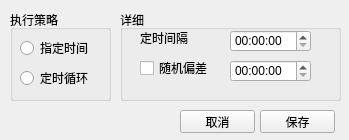
<?xml version="1.0" encoding="UTF-8"?>
<ui version="4.0">
 <class>Form</class>
 <widget class="QWidget" name="Form">
  <property name="geometry">
   <rect>
    <x>0</x>
    <y>0</y>
    <width>349</width>
    <height>140</height>
   </rect>
  </property>
  <property name="windowTitle">
   <string>Form</string>
  </property>
  <widget class="QGroupBox" name="groupBox">
   <property name="geometry">
    <rect>
     <x>10</x>
     <y>10</y>
     <width>101</width>
     <height>91</height>
    </rect>
   </property>
   <property name="title">
    <string>执行策略</string>
   </property>
   <widget class="QRadioButton" name="radioButton_2">
    <property name="geometry">
     <rect>
      <x>10</x>
      <y>30</y>
      <width>89</width>
      <height>16</height>
     </rect>
    </property>
    <property name="text">
     <string>指定时间</string>
    </property>
   </widget>
   <widget class="QRadioButton" name="radioButton_4">
    <property name="geometry">
     <rect>
      <x>10</x>
      <y>60</y>
      <width>89</width>
      <height>16</height>
     </rect>
    </property>
    <property name="text">
     <string>定时循环</string>
    </property>
   </widget>
  </widget>
  <widget class="QGroupBox" name="groupBox_2">
   <property name="geometry">
    <rect>
     <x>120</x>
     <y>10</y>
     <width>221</width>
     <height>91</height>
    </rect>
   </property>
   <property name="title">
    <string>详细</string>
   </property>
   <widget class="QStackedWidget" name="stackedWidget">
    <property name="geometry">
     <rect>
      <x>10</x>
      <y>20</y>
      <width>201</width>
      <height>61</height>
     </rect>
    </property>
    <property name="currentIndex">
     <number>0</number>
    </property>
    <widget class="QWidget" name="page">
     <widget class="QLabel" name="label_2">
      <property name="geometry">
       <rect>
        <x>10</x>
        <y>0</y>
        <width>61</width>
        <height>16</height>
       </rect>
      </property>
      <property name="text">
       <string>定时间隔</string>
      </property>
     </widget>
     <widget class="QTimeEdit" name="timeEdit_2">
      <property name="geometry">
       <rect>
        <x>100</x>
        <y>30</y>
        <width>81</width>
        <height>22</height>
       </rect>
      </property>
     </widget>
     <widget class="QCheckBox" name="checkBox">
      <property name="geometry">
       <rect>
        <x>10</x>
        <y>30</y>
        <width>71</width>
        <height>16</height>
       </rect>
      </property>
      <property name="text">
       <string>随机偏差</string>
      </property>
     </widget>
    </widget>
    <widget class="QWidget" name="page_2">
     <widget class="QDateTimeEdit" name="dateTimeEdit">
      <property name="geometry">
       <rect>
        <x>20</x>
        <y>30</y>
        <width>194</width>
        <height>22</height>
       </rect>
      </property>
     </widget>
     <widget class="QLabel" name="label">
      <property name="geometry">
       <rect>
        <x>20</x>
        <y>10</y>
        <width>54</width>
        <height>12</height>
       </rect>
      </property>
      <property name="text">
       <string>指定时间</string>
      </property>
     </widget>
    </widget>
   </widget>
   <widget class="QTimeEdit" name="timeEdit">
    <property name="geometry">
     <rect>
      <x>110</x>
      <y>20</y>
      <width>81</width>
      <height>22</height>
     </rect>
    </property>
   </widget>
  </widget>
  <widget class="QPushButton" name="pushButton">
   <property name="geometry">
    <rect>
     <x>260</x>
     <y>110</y>
     <width>75</width>
     <height>23</height>
    </rect>
   </property>
   <property name="text">
    <string>保存</string>
   </property>
  </widget>
  <widget class="QPushButton" name="pushButton_2">
   <property name="geometry">
    <rect>
     <x>180</x>
     <y>110</y>
     <width>75</width>
     <height>23</height>
    </rect>
   </property>
   <property name="text">
    <string>取消</string>
   </property>
  </widget>
 </widget>
 <resources/>
 <connections/>
</ui>
